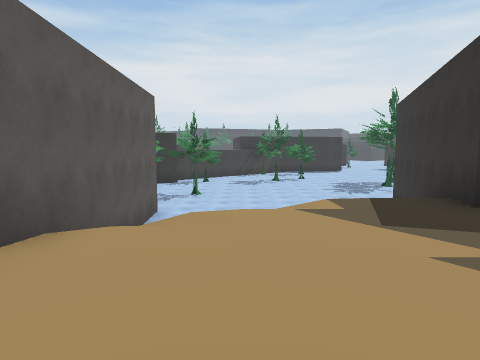
View 1 (above)

24 first-person views from a walk through a scene from a Unity 3-D project. The camera is 1.4 m above the floor, tilts 6° down and sees 75° across. The floor is counted in squares, 2 m on a side. Each view is taken from the middle of a square. On the plan, view 1 faces up. The plan holds only what a view shows up to about 10 squares ahead; the rest is blank. The place goes on beyond the plan. The player character is not drawn. Some animated figures are left out.

View 2
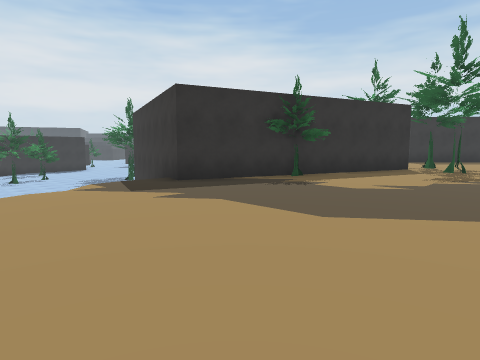

View 3
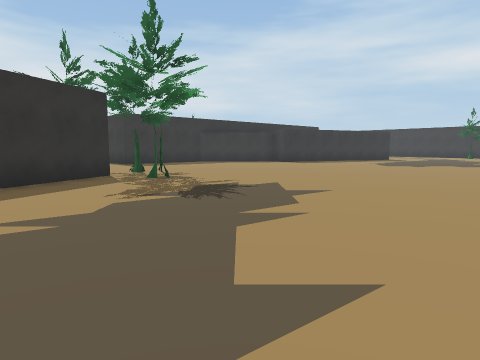

View 4
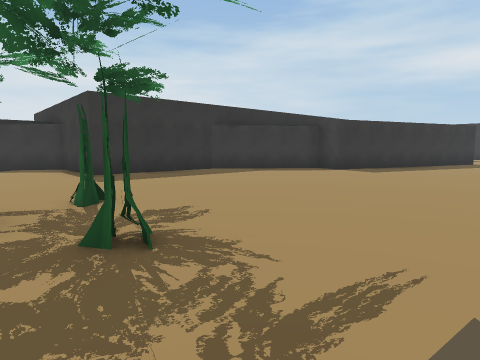

View 5
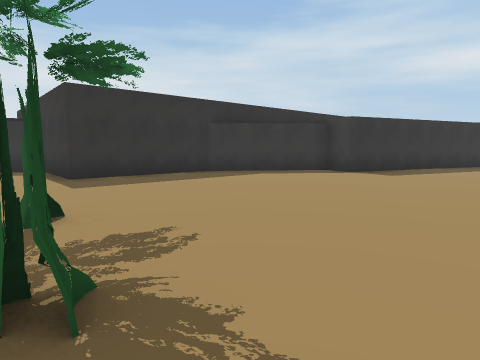

View 6
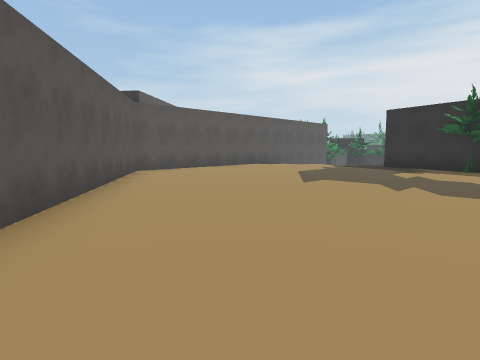

View 7
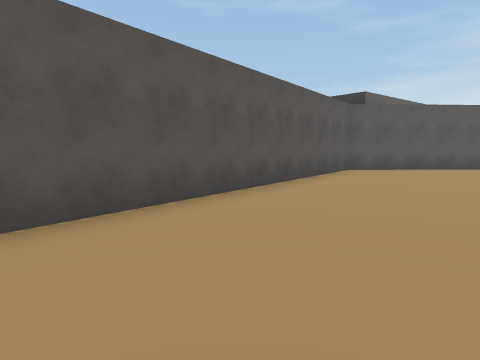

View 8
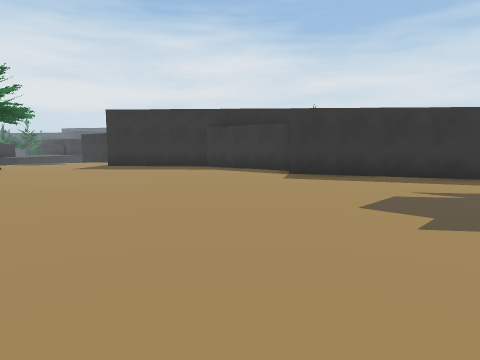

View 9
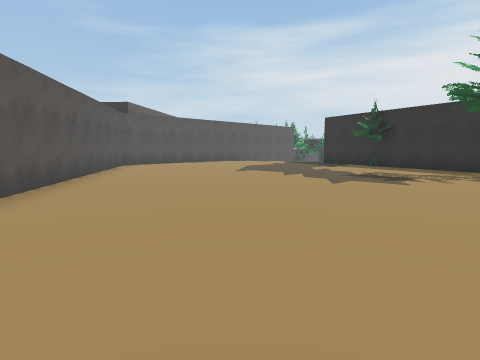

View 10
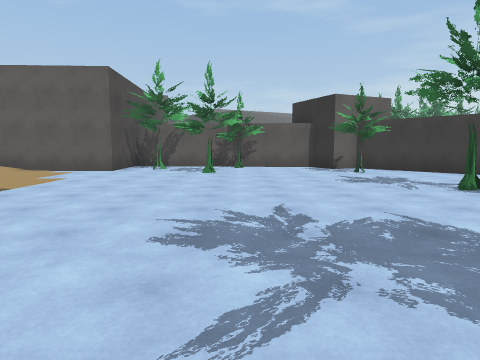

View 11
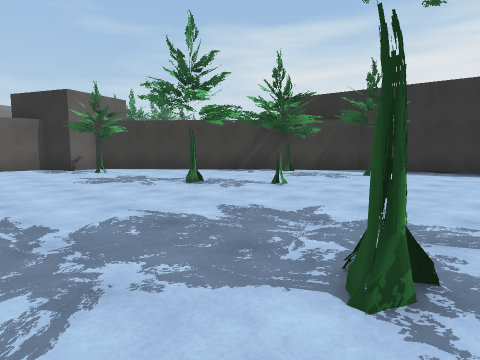

View 12
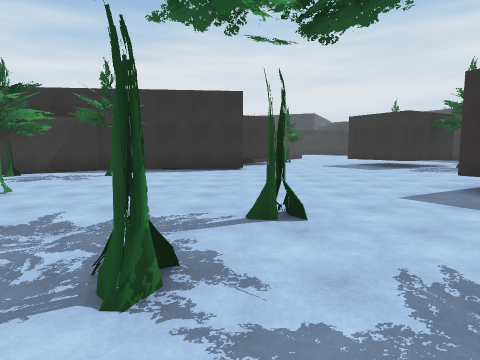

View 13
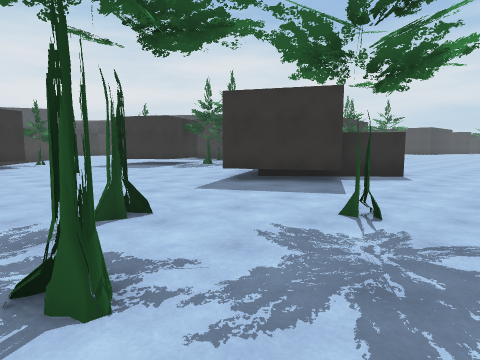

View 14
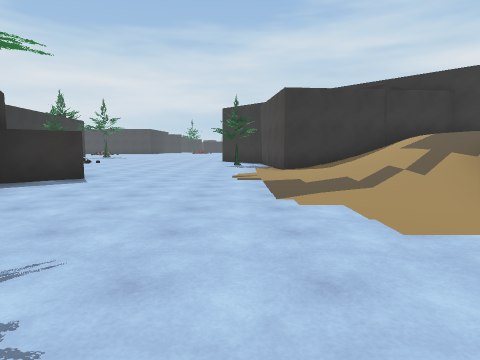

View 15
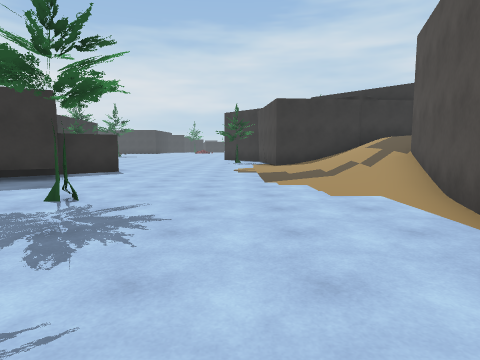

View 16
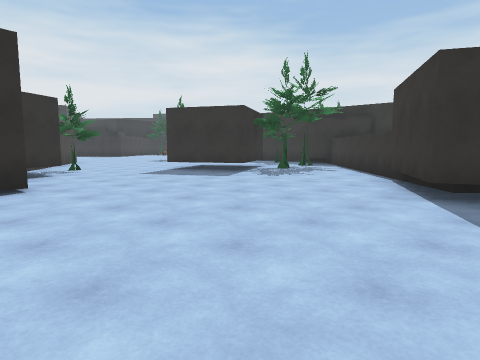

View 17
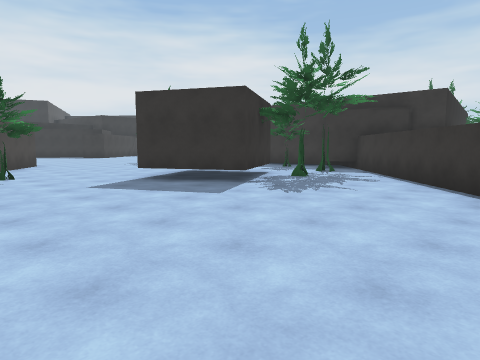

View 18
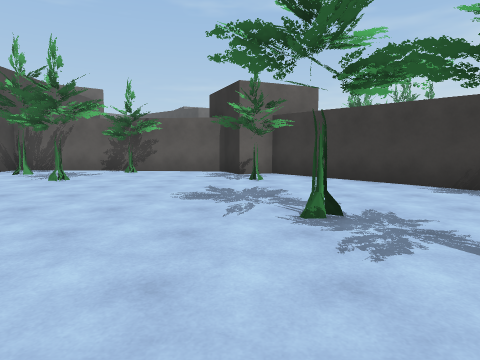

View 19
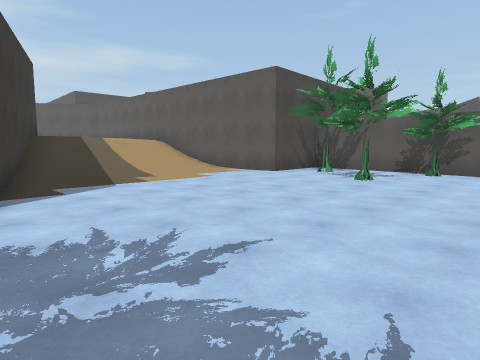

View 20
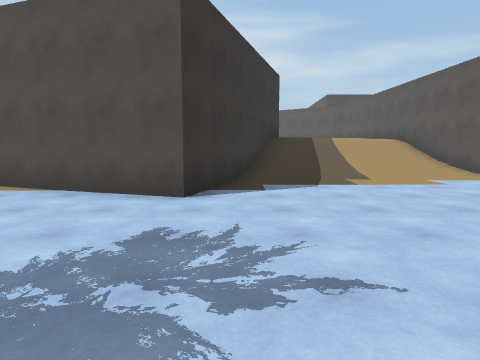

View 21
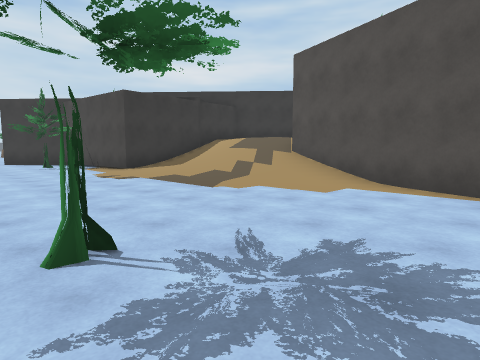

View 22
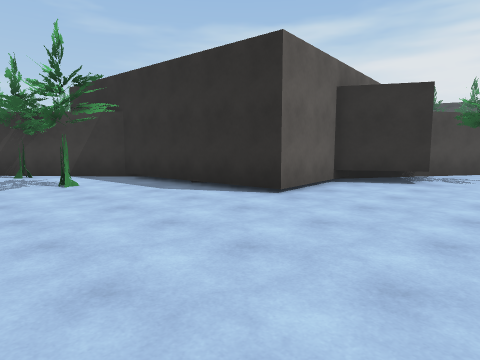

View 23
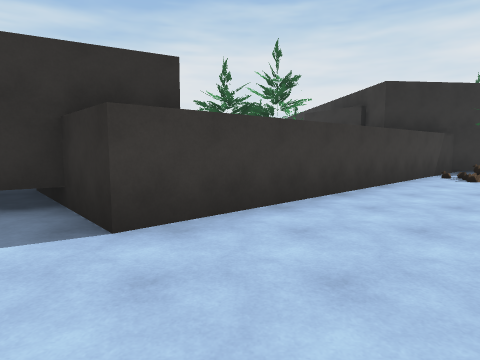

View 24
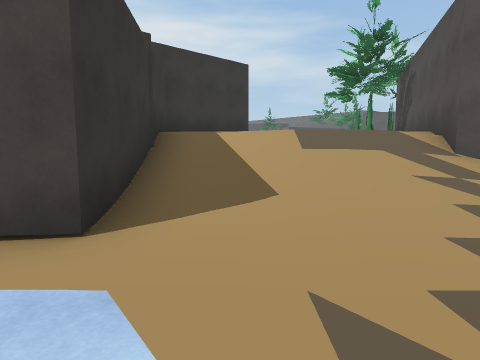

### Floor plan
Key: @ floor where view 1 was taken; # wall or solid block; . main floor; : floor 2 m higher than the main floor; / step, stairs or slope; T tree.
Columns run from 5 left of view 1 to 18 right of it. Each row starts with its distance up from view 1.
 30               ##
 29               #..
 28              ##...
 27              #.....
 26             ##T....
 25             ##...#
 24             #....###..
 23             #....###.T.
 22        ######......T..##
 21        #.............##
 20       T..T..........##
 19     ##.............##  #
 18    ##............###  ##
 17   ##....T.......### ###.
 16  ##....T........#####...
 15  ##T........T....#.#....
 14 ##.........T............
 13 #.............T........
 12  T......................
 11 ##.T....................
 10 #......................
  9 #.T.......###...//////#
  8 ###.......# ####//////#
  7   #...///##    ##/////#
  6   ##/////#      #:  :/#
  5    #/////#      #   ::#
  4    #///:##     #  :::##
  3    #/::::###   #T:::##
  2    #::::::T#####:::::##
  1    #::::::::::::T:::::#
  0    #:@::::::::T:::::::##
 -1    #:::::::::::::::::::#
 -2    #:::::::::::::::::::#
 -3    #:::::::::::::::::::#
 -4    ##:::::::::::::::::##
 -5     ##::::::::::::::::##
 -6      ##::::::::::::::::#
 -7       ###::::::::::::::#
 -8         ##::::::::::::::
 -9          ##:::::::::

Positions as (right, up) in squares from view 1, and headings:
1: (0, 0), facing up
2: (-1, -2), facing up-right
3: (2, -2), facing right
4: (7, -1), facing right
5: (8, -1), facing right
6: (7, -8), facing up-left
7: (8, -7), facing left
8: (10, -9), facing up-right
9: (10, -9), facing up-left
10: (7, 12), facing left
11: (7, 12), facing up-left
12: (7, 12), facing up
13: (6, 12), facing up-right
14: (7, 11), facing right
15: (5, 11), facing right
16: (6, 16), facing up-right
17: (8, 18), facing up-right
18: (5, 15), facing left
19: (5, 14), facing down-left
20: (4, 14), facing down
21: (7, 14), facing down-right
22: (10, 18), facing up-left
23: (15, 12), facing up
24: (15, 12), facing down
